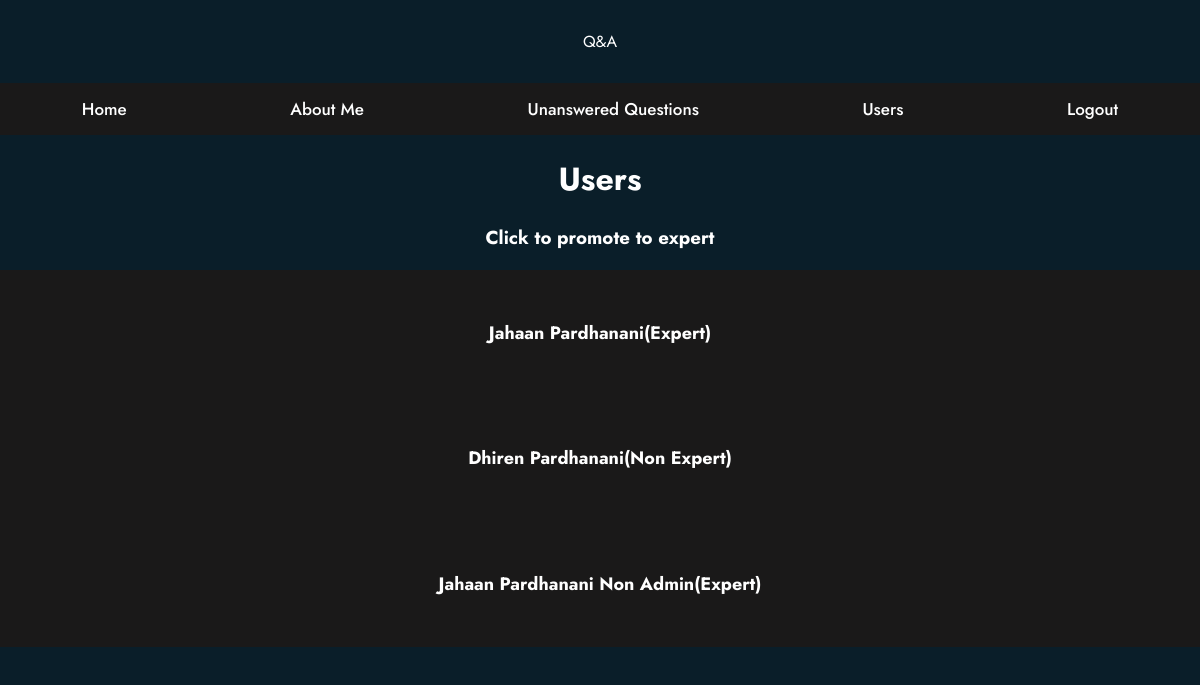
Page /users (signed in) on the committed database.
### tables this page shows
CREATE TABLE users(
    id integer primary key autoincrement,
    name_text text not null,
    password_text text not null,
    expert_boolean boolean not null,
    admin_boolean boolean not null
);

### app.py (the view)
@app.route("/users")
def users():
    user = get_current_user()
    if not user:
        return redirect(url_for("login"))
    if user["admin_boolean"] == 0:
        return redirect(url_for("home"))
    db = get_db()
    users_cur = db.execute(
        "select id, name_text, expert_boolean, admin_boolean from users")
    users_results = users_cur.fetchall()
    return render_template("users.html", user=user, users=users_results)

### app.py (called while the page is built)
def get_current_user():
    user_result = None
    if "user" in session:
        user = session["user"]
        db = get_db()
        user_cur = db.execute(
            "select id, name_text, password_text, expert_boolean, admin_boolean from users where name_text = ?", [user])
        user_result = user_cur.fetchone()
    return user_result

### database.py (called while the page is built)
def connect_db():
    sql = sqlite3.connect(
        "/Users/jahaan/OneDrive/Programming/webapp/Forum/questions.db")
    print("True")
    sql.row_factory = sqlite3.Row
    return sql

def get_db():
    if not hasattr(g, "sqlite_db"):
        g.sqlite_db = connect_db()
    return g.sqlite_db

### templates/users.html (shortened to what this page needs)
{% extends "base.html" %}
{% from "show_links.html" import show_links %}
  {% block body %}
  <body>
    <div class="header">Q&A</div>
    {{ show_links(user) }}
        <h1>Users</h1>
        <h3>Click to promote to expert</h3>
        <div class="container">
          {% for user in users %}
          {% if user["expert_boolean"] == 0 %}<a href="{{ url_for("promote", user_id=user["id"]) }}">
            <h4>{{ user["name_text"] }}(Non Expert)</h4></a>
          {% endif %}
          {% if user["expert_boolean"] == 1 %}<a href="{{ url_for("demote", user_id=user["id"]) }}">
            <h4>{{ user["name_text"] }}(Expert)</h4>
          </a>
          {% endif %}
          <br>
          {% endfor %}
          </div><br>
  </body>
</html>
{% endblock %}

### static/style.css (style rules this page uses)
.header { box-shadow: 5px solid #1a1919; padding: 30px; text-align: center; }
body { background-color: #0a1e29; padding: 0; margin: 0; color: #fff; text-align: center; font-family: 'Jost', sans-serif; }
a { z-index: 1; color: white; text-decoration: none; font-family: 'Jost', sans-serif; font-weight: 500; font-size: 18px; padding: 10px 5px; }
a:before { position: absolute; content: ""; height: 33.33%; width: 0; background-color: #0d7cff; bottom: 66.66%; left: 0; transition: all 0.5s; }
.container { background-color: #1a1919; }

### rows in the picture
users: name_text "Jahaan Pardhanani"
users: name_text "Dhiren Pardhanani"
users: name_text "Jahaan Pardhanani Non Admin"
